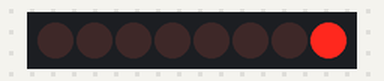
Bench run of a sketch on a simulated Arduino Uno, built with avr-gcc and run on an emulated ATmega328P. Shown: 8 shift-register outputs drawn as a row of LEDs (first output left, lit = HIGH). Wiring (inferred from the names in the program): shift register (74HC595): data pin 4; shift clock pin 2; latch pin 3. Wiring (inferred from the signals the program sends): row of LEDs: on Q0, Q1, Q2, Q3, Q4, Q5, Q6, Q7.

Above: at 0.15 s.
At 1.05 s:
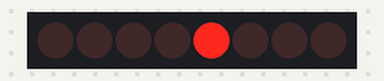
At 1.65 s:
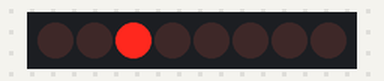
At 2.25 s:
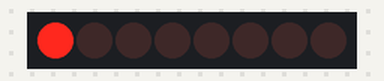
At 3.75 s:
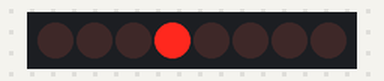
At 5.25 s:
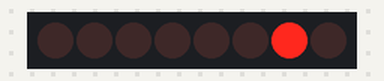
Timing chart, 0 to 5.5 s (numbered marks = the images above):
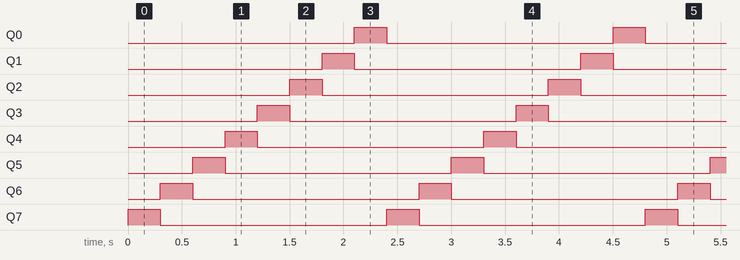

The sketch:

bit_Shifter_Small.ino
```cpp
//latch pin
int latchPin = 3;
//clock pin
int clockPin = 2;
//data pin
int dataPin = 4;
//variavel do tipo byte de nome dado
byte dado;
//vetor do tipo byte
byte dataArray[8];
void setup() {
  pinMode(latchPin, OUTPUT);
  Serial.begin(9600);
  //setando o vetor com binario
  dataArray[0] = 0b10000000;
  dataArray[1] = 0b01000000;
  dataArray[2] = 0b00100000;
  dataArray[3] = 0b00010000;
  dataArray[4] = 0b00001000;
  dataArray[5] = 0b00000100;
  dataArray[6] = 0b00000010;
  dataArray[7] = 0b00000001;
}
void loop() {
  for (int j = 0; j < 8; j++) {
    //carregando a sequencia de acordo com o vetor
    dado = dataArray[j];
    //colocando lath pin para Low para transmissao
    digitalWrite(latchPin, LOW);
    shiftOut(dataPin, clockPin, dado);
    //colocando lath pin para High para encerrar transmissao
    digitalWrite(latchPin, HIGH);
    delay(300);
  }
}
void shiftOut(int myDataPin, int myClockPin, byte myDataOut) {
  int i=0;
  int pinState;
  pinMode(myClockPin, OUTPUT);
  pinMode(myDataPin, OUTPUT);
  digitalWrite(myDataPin, LOW);
  digitalWrite(myClockPin, LOW);
  for (i=7; i>=0; i--)  {
    digitalWrite(myClockPin, LOW);
    if ( myDataOut & (1<<i) ) {
      pinState= 1;
    }
    else {
      pinState= 0;
    }
    digitalWrite(myDataPin, pinState);
    digitalWrite(myClockPin, HIGH);
    digitalWrite(myDataPin, LOW);
  }
  digitalWrite(myClockPin, LOW);
}
```

Measured:
- by itself, Q0–7: alternates HIGH for 0.30 s and LOW for 2.1 s
- by itself, everything shown: repeats every 2.4 s, in 8 steps
